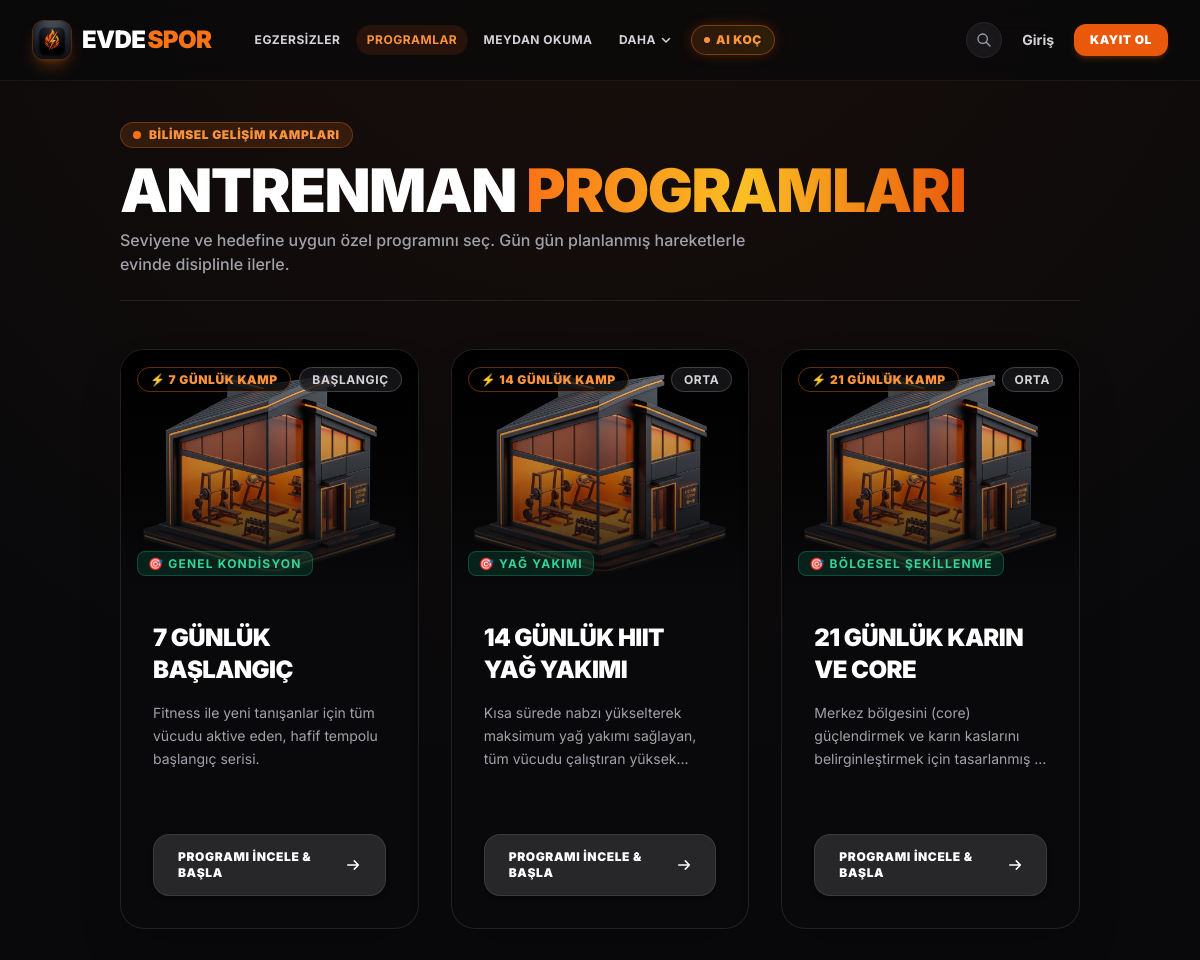
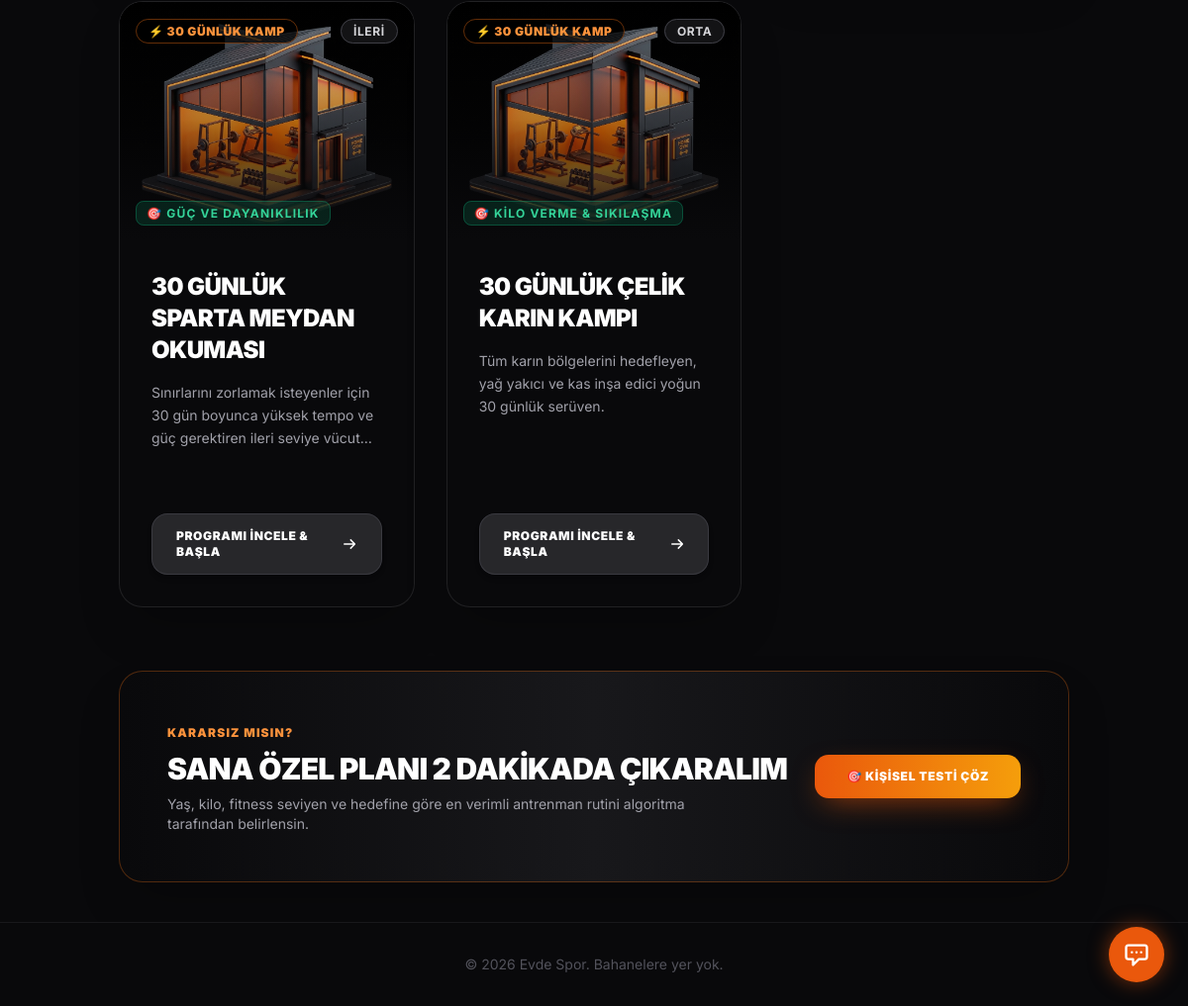
The app's page /programlar with its own data (2 pictures, top to bottom).
### models.py (models this page shows)
class Program(db.Model):
    id = db.Column(db.Integer, primary_key=True)
    title = db.Column(db.String(100), nullable=False)
    slug = db.Column(db.String(100), unique=True, nullable=False)
    description = db.Column(db.Text, nullable=True)
    duration_days = db.Column(db.Integer, nullable=False)
    level = db.Column(db.String(50), nullable=False)
    goal = db.Column(db.String(100), nullable=False)

### app.py (the view)
    @app.route('/programlar')
    def programs():
        all_programs = Program.query.all()
        return render_template('programs.html', programs=all_programs)

### templates/programs.html (shortened to what this page needs)
{% extends 'base.html' %}
{% block content %}
<div class="relative z-10 max-w-7xl mx-auto animate-fade-up">
    <div class="mb-12 pb-6 border-b border-zinc-800/80">
        <div class="inline-flex items-center space-x-2 px-3 py-1 rounded-full bg-orange-500/15 border border-orange-500/30 text-orange-400 text-xs font-black uppercase tracking-wider mb-3">
            <span class="w-2 h-2 rounded-full bg-orange-500 animate-pulse"></span>
            <span>BİLİMSEL GELİŞİM KAMPLARI</span>
        </div>
        <h1 class="text-4xl sm:text-5xl lg:text-6xl font-black text-white uppercase tracking-tight">
            Antrenman <span class="text-gradient">Programları</span>
        </h1>
        <p class="text-zinc-400 mt-2 text-base max-w-2xl font-medium">
            Seviyene ve hedefine uygun özel programını seç. Gün gün planlanmış hareketlerle evinde disiplinle ilerle.
        </p>
    </div>
    <div class="grid grid-cols-1 md:grid-cols-2 lg:grid-cols-3 gap-8">
        {% for program in programs %}
        <div class="athletic-card rounded-3xl overflow-hidden relative border border-zinc-800/80 bg-zinc-950 flex flex-col justify-between group hover:border-orange-500/50 transition-all shadow-2xl">
            <div>
                <div class="relative h-60 w-full overflow-hidden bg-black">
                    <img src="/static/images/{{ program.slug }}.jpg"
                         alt="{{ program.title }}"
                         class="w-full h-full object-cover transform group-hover:scale-105 transition-transform duration-500"
                         onerror="this.src='/static/images/home_gym_icon.jpg'">
                    <div class="absolute inset-0 bg-gradient-to-t from-zinc-950 via-zinc-950/30 to-transparent"></div>
                    <div class="absolute top-4 left-4">
                        <span class="px-3 py-1 rounded-full text-xs font-black uppercase tracking-wider bg-black/70 text-orange-400 border border-orange-500/40 backdrop-blur-md">
                            ⚡ {{ program.duration_days }} Günlük Kamp
                        </span>
                    </div>
                    <div class="absolute top-4 right-4">
                        <span class="px-3 py-1 rounded-full text-xs font-bold uppercase tracking-wider bg-zinc-900/80 text-zinc-300 border border-zinc-700 backdrop-blur-md">
                            {{ program.level }}
                        </span>
                    </div>
                    <div class="absolute bottom-4 left-4">
                        <span class="text-xs font-bold uppercase tracking-widest text-emerald-400 bg-emerald-500/15 border border-emerald-500/30 px-2.5 py-1 rounded-lg backdrop-blur-md">
                            🎯 {{ program.goal }}
                        </span>
                    </div>
                </div>
                <div class="p-6 sm:p-8 space-y-4">
                    <h2 class="text-2xl font-black text-white uppercase tracking-tight group-hover:text-accent transition-colors">
                        {{ program.title }}
                    </h2>
                    <p class="text-sm text-zinc-400 line-clamp-3 leading-relaxed">
                        {{ program.description }}
                    </p>
                </div>
            </div>
            <div class="p-6 sm:p-8 pt-0">
                <a href="/programlar/{{ program.slug }}" class="w-full bg-zinc-800 hover:bg-accent text-white font-black py-3.5 px-6 rounded-2xl text-xs uppercase tracking-wider transition-all flex items-center justify-center space-x-2 border border-zinc-700/80 hover:border-accent shadow-md">
                    <span>Programı İncele & Başla</span>
                    <svg class="w-4 h-4 transform group-hover:translate-x-1 transition-transform" fill="none" stroke="currentColor" viewBox="0 0 24 24"><path stroke-linecap="round" stroke-linejoin="round" stroke-width="2.5" d="M14 5l7 7m0 0l-7 7m7-7H3"></path></svg>
                </a>
            </div>
        </div>
        {% endfor %}
    </div>
    <div class="mt-16 athletic-card rounded-3xl p-8 sm:p-12 border border-orange-500/30 bg-gradient-to-r from-zinc-950 via-zinc-900 to-zinc-950 flex flex-col md:flex-row items-center justify-between gap-6 shadow-2xl">
        <div class="space-y-2 text-center md:text-left">
            <span class="text-xs font-black uppercase tracking-widest text-orange-400">KARARSIZ MISIN?</span>
            <h3 class="text-2xl sm:text-3xl font-black text-white uppercase tracking-tight">Sana Özel Planı 2 Dakikada Çıkaralım</h3>
            <p class="text-zinc-400 text-sm max-w-xl">Yaş, kilo, fitness seviyen ve hedefine göre en verimli antrenman rutini algoritma tarafından belirlensin.</p>
        </div>
        <a href="/quiz" class="btn-primary whitespace-nowrap !py-3.5 !px-8 text-xs shrink-0">
            <span>🎯 Kişisel Testi Çöz</span>
        </a>
    </div>
</div>
{% endblock %}

### templates/base.html (style rules this page uses)
html { scroll-behavior: smooth; }
body { background-color: #09090b; color: #fafafa; font-family: 'Inter', -apple-system, BlinkMacSystemFont, 'Segoe UI', Roboto, sans-serif; -webkit-font-smoothing: antialiased; -moz-osx-font-smoothing: grayscale; background-image: radial-gradient(ellipse 80% 50% at 50% -10%, rgba(234,88,12,0.08), transparent); }
h1, h2, h3, h4, .font-heading, .font-display { font-family: 'Inter', -apple-system, BlinkMacSystemFont, sans-serif; font-weight: 800; letter-spacing: -0.02em; }
.athletic-card { background-color: #18181b; border: 1px solid rgba(255, 255, 255, 0.05); transition: all 0.3s ease; }
.text-gradient { background: linear-gradient(90deg, #f97316, #fbbf24, #ea580c); -webkit-background-clip: text; background-clip: text; color: transparent; }
.btn-primary { display: inline-flex; align-items: center; justify-content: center; gap: .5rem; background: linear-gradient(90deg, #ea580c, #f59e0b); color: #fff; font-weight: 900; text-transform: uppercase; letter-spacing: .06em; border-radius: 0.875rem; padding: 0.95rem 1.5rem; box-shadow: 0 10px 30px -10px rgba(234,88,12,0.7); transition: transform .15s ease, box-shadow .2s ease, filter .2s ease; }
.animate-fade-up { animation: fadeUp .7s cubic-bezier(.2,.7,.2,1) both; }

### records on screen
Program: duration_days "7", level "BAŞLANGIÇ", goal "GENEL KONDISYON", title "7 GÜNLÜK BAŞLANGIÇ", description "Fitness ile yeni tanışanlar için tüm vücudu aktive eden, hafif tempolu başlangıç serisi."
Program: duration_days "14", level "ORTA", goal "YAĞ YAKIMI", title "14 GÜNLÜK HIIT YAĞ YAKIMI", description "Kısa sürede nabzı yükselterek maksimum yağ yakımı sağlayan, tüm vücudu çalıştıran…"
Program: duration_days "21", level "ORTA", goal "BÖLGESEL ŞEKILLENME", title "21 GÜNLÜK KARIN VE CORE", description "Merkez bölgesini (core) güçlendirmek ve karın kaslarını belirginleştirmek için tasarlanmış…"
Program: duration_days "30", level "İLERI", goal "GÜÇ VE DAYANIKLILIK", title "30 GÜNLÜK SPARTA MEYDAN OKUMASI", description "Sınırlarını zorlamak isteyenler için 30 gün boyunca yüksek tempo ve güç gerektiren ileri seviye…"
Program: duration_days "30", level "ORTA", goal "KILO VERME & SIKILAŞMA", title "30 GÜNLÜK ÇELIK KARIN KAMPI", description "Tüm karın bölgelerini hedefleyen, yağ yakıcı ve kas inşa edici yoğun 30 günlük serüven."

### other values on screen
{{ label }} "EGZERSIZLER PROGRAMLAR MEYDAN OKUMA"
